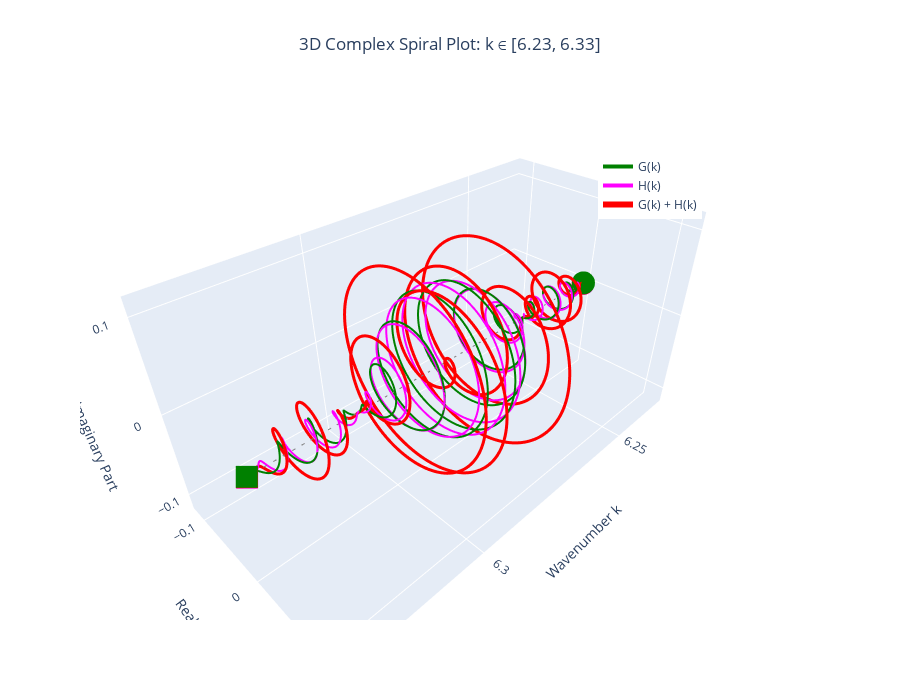

Notebook source saved alongside this figure:
### Code cell
import plotly.graph_objects as go
import numpy as np

# wavenumberの表示範囲を指定（必要に応じて変更）
k_display_range = 0.05
k_display_start = 2*np.pi-k_display_range
k_display_stop = 2*np.pi+k_display_range

# 表示範囲のインデックスを取得
k_indices = np.where((k_zoom >= k_display_start) &
                     (k_zoom <= k_display_stop))[0]

# 表示用のデータを抽出
k_plot = k_zoom[k_indices]
g_plot = (zoom_front / norm_factor)[k_indices]
h_plot = (zoom_back / norm_factor)[k_indices]
sum_plot = (zoom_decomposed / norm_factor)[k_indices]

# データ間引き（オプション：プロットを軽くしたい場合）
skip = 2  # 1なら間引きなし、2なら半分、など
k_plot = k_plot[::skip]
g_plot = g_plot[::skip]
h_plot = h_plot[::skip]
sum_plot = sum_plot[::skip]

# 3D螺旋プロット作成
fig_3d = go.Figure()

# G(k)の螺旋
fig_3d.add_trace(go.Scatter3d(
    x=k_plot,
    y=g_plot.real,
    z=g_plot.imag,
    mode='lines',
    name='G(k)',
    line=dict(color='green', width=4),
    showlegend=True,
    hovertemplate='k=%{x:.3f}<br>Real=%{y:.4f}<br>Imag=%{z:.4f}<extra></extra>'
))

# H(k)の螺旋
fig_3d.add_trace(go.Scatter3d(
    x=k_plot,
    y=h_plot.real,
    z=h_plot.imag,
    mode='lines',
    name='H(k)',
    line=dict(color='magenta', width=4),
    showlegend=True,
    hovertemplate='k=%{x:.3f}<br>Real=%{y:.4f}<br>Imag=%{z:.4f}<extra></extra>'
))

# G(k) + H(k)の螺旋
fig_3d.add_trace(go.Scatter3d(
    x=k_plot,
    y=sum_plot.real,
    z=sum_plot.imag,
    mode='lines',
    name='G(k) + H(k)',
    line=dict(color='red', width=6),
    showlegend=True,
    hovertemplate='k=%{x:.3f}<br>Real=%{y:.4f}<br>Imag=%{z:.4f}<extra></extra>'
))

# 始点と終点にマーカーを追加
for data, color, name in [(g_plot, 'green', 'G'), (h_plot, 'magenta', 'H'), (sum_plot, 'red', 'Sum')]:
    # 始点
    fig_3d.add_trace(go.Scatter3d(
        x=[k_plot[0]],
        y=[data[0].real],
        z=[data[0].imag],
        mode='markers',
        marker=dict(size=8, color=color),
        showlegend=False,
        hovertext=f'{name} Start (k={k_plot[0]:.3f})'
    ))
    # 終点
    fig_3d.add_trace(go.Scatter3d(
        x=[k_plot[-1]],
        y=[data[-1].real],
        z=[data[-1].imag],
        mode='markers',
        marker=dict(size=8, color=color, symbol='square'),
        showlegend=False,
        hovertext=f'{name} End (k={k_plot[-1]:.3f})'
    ))

# 原点に補助線を追加
fig_3d.add_trace(go.Scatter3d(
    x=[k_plot[0], k_plot[-1]],
    y=[0, 0],
    z=[0, 0],
    mode='lines',
    line=dict(color='gray', width=2, dash='dash'),
    showlegend=False,
    name='Real axis'
))

# レイアウト設定
fig_3d.update_layout(
    title={
        'text': f'3D Complex Spiral Plot: k ∈ [{k_display_start:.2f}, {k_display_stop:.2f}]',
        'x': 0.5,
        'xanchor': 'center'
    },
    scene=dict(
        xaxis_title='Wavenumber k',
        yaxis_title='Real Part',
        zaxis_title='Imaginary Part',
        camera=dict(
            eye=dict(x=1.5, y=1.5, z=1.5)
        ),
        aspectmode='manual',
        aspectratio=dict(x=2, y=1, z=1)
    ),
    width=900,
    height=700,
    showlegend=True,
    legend=dict(
        x=0.7,
        y=0.9
    )
)

# プロットを表示
fig_3d.show()

# 情報表示（オプション）
print(
    f"Displayed wavenumber range: [{k_display_start:.3f}, {k_display_stop:.3f}]")
print(f"Number of points: {len(k_plot)}")
print(f"Data skip factor: {skip}")

### Figure 1 — Plotly figure (JSON) as saved in the notebook; plotly's stock layout.template omitted (floating-point values rounded to 4 significant figures; data arrays with more than 128 entries replaced by an {"elided": "..."} marker saying what was removed)
{"data": [{"hovertemplate": "k=%{x:.3f}<br>Real=%{y:.4f}<br>Imag=%{z:.4f}<extra></extra>", "line": {"color": "green", "width": 4}, "mode": "lines", "name": "G(k)", "showlegend": true, "type": "scatter3d", "x": {"elided": "4096 float values"}, "y": {"elided": "4096 float values"}, "z": {"elided": "4096 float values"}}, {"hovertemplate": "k=%{x:.3f}<br>Real=%{y:.4f}<br>Imag=%{z:.4f}<extra></extra>", "line": {"color": "magenta", "width": 4}, "mode": "lines", "name": "H(k)", "showlegend": true, "type": "scatter3d", "x": {"elided": "4096 float values"}, "y": {"elided": "4096 float values"}, "z": {"elided": "4096 float values"}}, {"hovertemplate": "k=%{x:.3f}<br>Real=%{y:.4f}<br>Imag=%{z:.4f}<extra></extra>", "line": {"color": "red", "width": 6}, "mode": "lines", "name": "G(k) + H(k)", "showlegend": true, "type": "scatter3d", "x": {"elided": "4096 float values"}, "y": {"elided": "4096 float values"}, "z": {"elided": "4096 float values"}}, {"hovertext": "G Start (k=6.233)", "marker": {"color": "green", "size": 8}, "mode": "markers", "showlegend": false, "type": "scatter3d", "x": [6.233], "y": [9.671e-05], "z": [0.0004645]}, {"hovertext": "G End (k=6.333)", "marker": {"color": "green", "size": 8, "symbol": "square"}, "mode": "markers", "showlegend": false, "type": "scatter3d", "x": [6.333], "y": [-0.0001155], "z": [0.0003943]}, {"hovertext": "H Start (k=6.233)", "marker": {"color": "magenta", "size": 8}, "mode": "markers", "showlegend": false, "type": "scatter3d", "x": [6.233], "y": [-0.0001518], "z": [-0.0004495]}, {"hovertext": "H End (k=6.333)", "marker": {"color": "magenta", "size": 8, "symbol": "square"}, "mode": "markers", "showlegend": false, "type": "scatter3d", "x": [6.333], "y": [0.0001194], "z": [-0.0003932]}, {"hovertext": "Sum Start (k=6.233)", "marker": {"color": "red", "size": 8}, "mode": "markers", "showlegend": false, "type": "scatter3d", "x": [6.233], "y": [-5.511e-05], "z": [1.498e-05]}, {"hovertext": "Sum End (k=6.333)", "marker": {"color": "red", "size": 8, "symbol": "square"}, "mode": "markers", "showlegend": false, "type": "scatter3d", "x": [6.333], "y": [3.93e-06], "z": [1.172e-06]}, {"line": {"color": "gray", "dash": "dash", "width": 2}, "mode": "lines", "name": "Real axis", "showlegend": false, "type": "scatter3d", "x": [6.233, 6.333], "y": [0, 0], "z": [0, 0]}], "layout": {"height": 700, "legend": {"x": 0.7, "y": 0.9}, "scene": {"aspectmode": "manual", "aspectratio": {"x": 2, "y": 1, "z": 1}, "camera": {"eye": {"x": 1.5, "y": 1.5, "z": 1.5}}, "xaxis": {"title": {"text": "Wavenumber k"}}, "yaxis": {"title": {"text": "Real Part"}}, "zaxis": {"title": {"text": "Imaginary Part"}}}, "showlegend": true, "title": {"text": "3D Complex Spiral Plot: k ∈ [6.23, 6.33]", "x": 0.5, "xanchor": "center"}, "width": 900}}
